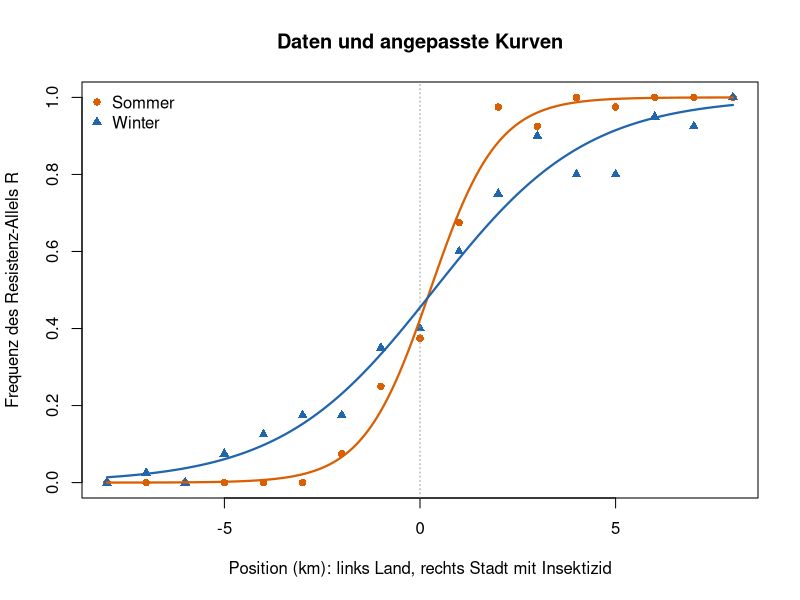
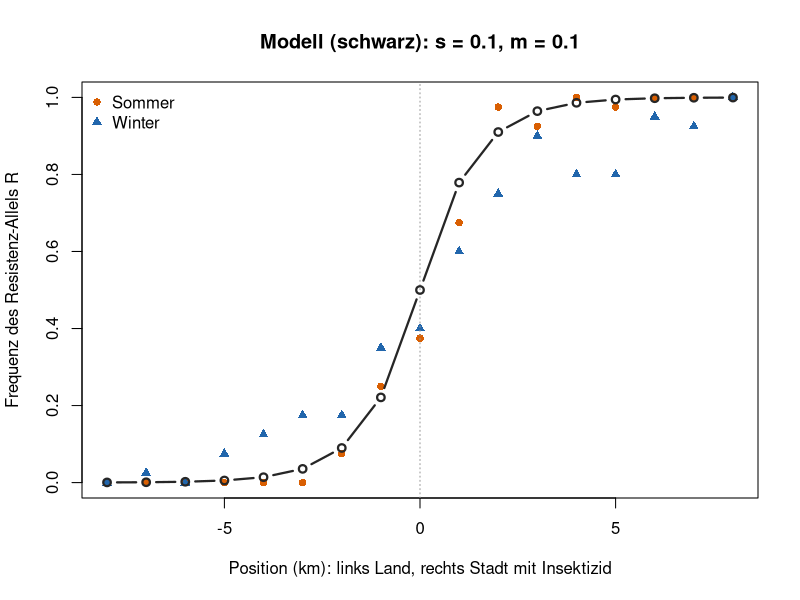
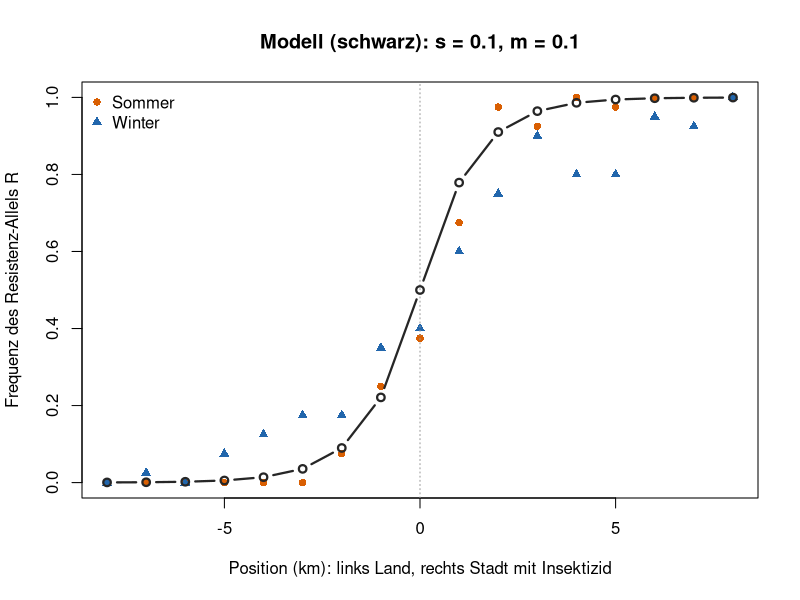
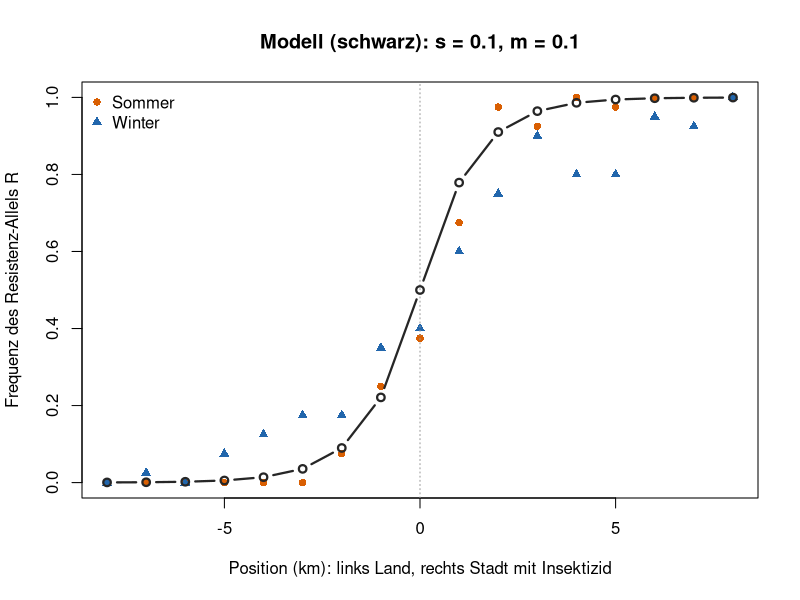

Source code (R) for these figures, in order:
## ---- chunk 1
# Position in km: links (x < 0) Land ohne Insektizid, rechts (x > 0) Stadt mit Insektizid
x <- seq(-8, 8, by = 1)
n <- 40   # typisierte Allele pro Stelle

# Anzahl Resistenz-Allele R pro Stelle (Daten: TAs)
k_sommer <- c(0, 0, 0, 0, 0, 0, 3, 10, 15, 27, 39, 37, 40, 39, 40, 40, 40)
k_winter <- c(0, 1, 0, 3, 5, 7, 7, 14, 16, 24, 30, 36, 32, 32, 38, 37, 40)

sommer <- data.frame(x = x, p = k_sommer / n)
winter <- data.frame(x = x, p = k_winter / n)
## ---- chunk 2
#| code-fold: true
#| code-summary: "Hilfsfunktionen (nicht verändern)"
farben <- c(Sommer = "#d95f02", Winter = "#2166ac")

# Logistische Kurve: c = Zentrum (p = 0.5), b = Steilheit, Breite = 4 / b
logistisch <- function(x, c, b) 1 / (1 + exp(-b * (x - c)))

passe_an <- function(d) {
  nls(p ~ logistisch(x, c, b), data = d, start = list(c = 0, b = 1))
}

zeige_clines <- function(main = "Resistenz entlang des Transekts") {
  plot(sommer$x, sommer$p, pch = 16, col = farben["Sommer"], ylim = c(0, 1),
       xlab = "Position (km): links Land, rechts Stadt mit Insektizid",
       ylab = "Frequenz des Resistenz-Allels R", main = main)
  points(winter$x, winter$p, pch = 17, col = farben["Winter"])
  abline(v = 0, lty = 3, col = "grey60")
  legend("topleft", c("Sommer", "Winter"), pch = c(16, 17),
         col = farben, bty = "n")
}

vergleiche_clines <- function() {
  fit_s <- passe_an(sommer)
  fit_w <- passe_an(winter)
  zeige_clines(main = "Daten und angepasste Kurven")
  x_fein <- seq(-8, 8, length.out = 200)
  lines(x_fein, predict(fit_s, data.frame(x = x_fein)),
        col = farben["Sommer"], lwd = 2.2)
  lines(x_fein, predict(fit_w, data.frame(x = x_fein)),
        col = farben["Winter"], lwd = 2.2)
  tab <- rbind(Sommer = coef(fit_s), Winter = coef(fit_w))
  data.frame(zentrum_km = round(tab[, "c"], 1),
             breite_km  = round(4 / tab[, "b"], 1))
}

# Modell wie Woche 7, aber 17 Stellen in einer Reihe:
# 1. Selektion lokal: in der Stadt ist R besser, auf dem Land A
# 2. Migration: Anteil m/2 fliegt zu jeder Nachbarstelle
selektionsschritt <- function(p, w) {
  q <- 1 - p
  w_quer <- p^2 * w[1] + 2 * p * q * w[2] + q^2 * w[3]
  (p^2 * w[1] + p * q * w[2]) / w_quer
}

simuliere_cline <- function(s, m, generationen = 3000) {
  p <- rep(0.5, length(x))
  for (t in seq_len(generationen)) {
    for (i in seq_along(x)) {
      w <- if (x[i] > 0) c(1 + s, 1 + s / 2, 1) else c(1, 1 + s / 2, 1 + s)
      if (x[i] == 0) w <- c(1, 1, 1)
      p[i] <- selektionsschritt(p[i], w)
    }
    links  <- c(p[1], p[-length(p)])
    rechts <- c(p[-1], p[length(p)])
    p <- (1 - m) * p + m / 2 * links + m / 2 * rechts
  }
  p
}

zeige_modell <- function(s, m) {
  zeige_clines(main = paste0("Modell (schwarz): s = ", s, ", m = ", m))
  lines(x, simuliere_cline(s, m), col = "grey15", lwd = 2.2, type = "b",
        pch = 1)
}
## ---- chunk 3
#| fig-height: 4.6
#| fig-width: 7.5
vergleiche_clines()
## ---- chunk 4
#| fig-height: 4.6
#| fig-width: 7.5
zeige_modell(s = 0.1, m = 0.1)   # Sommer
## ---- chunk 5
#| fig-height: 4.6
#| fig-width: 7.5
zeige_modell(s = 0.1, m = 0.1)   # Versuch A: nur s kleiner machen
## ---- chunk 6
#| fig-height: 4.6
#| fig-width: 7.5
zeige_modell(s = 0.1, m = 0.1)   # Versuch B: nur m grösser machen
